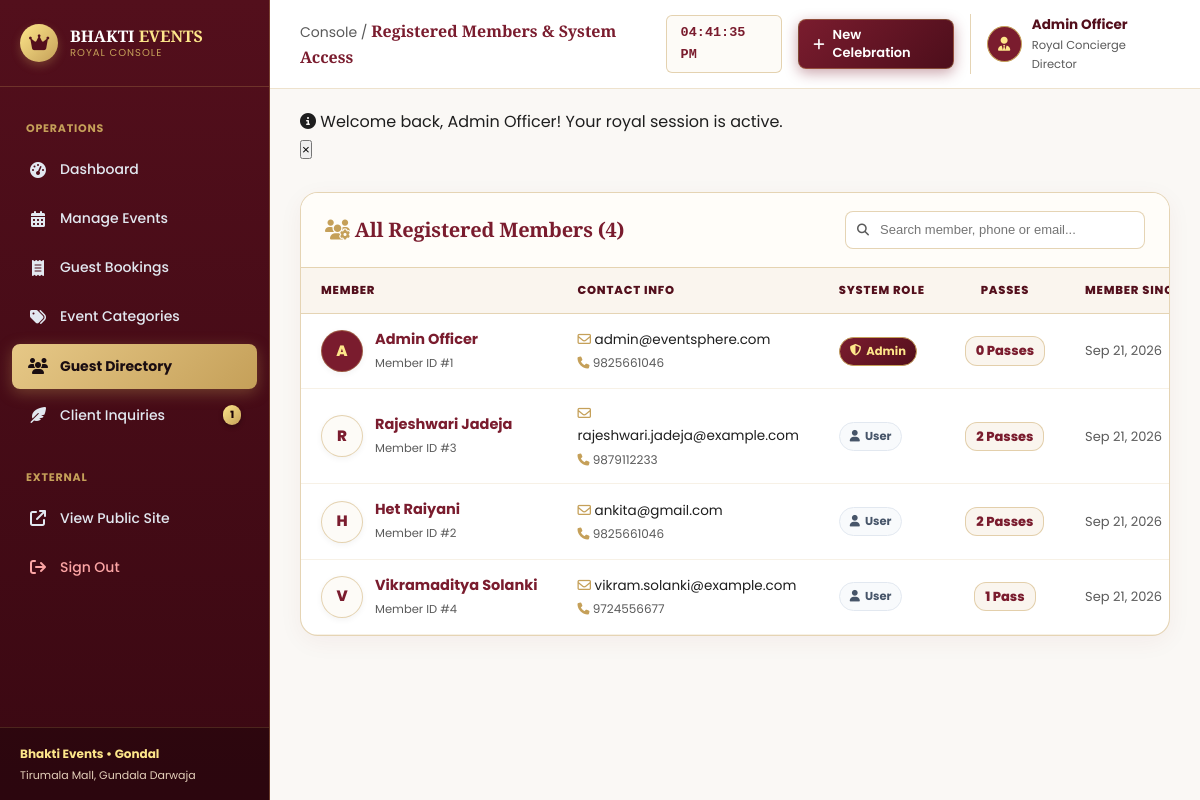
The page /admin/manage-users.php (signed in) on the database its author committed.
### tables this page shows
CREATE TABLE `users` (
  `id` INT AUTO_INCREMENT PRIMARY KEY,
  `fullname` VARCHAR(100) NOT NULL,
  `email` VARCHAR(100) NOT NULL UNIQUE,
  `password` VARCHAR(255) NOT NULL,
  `phone` VARCHAR(20) DEFAULT NULL,
  `role` ENUM('admin', 'user') DEFAULT 'user',
  `created_at` TIMESTAMP DEFAULT CURRENT_TIMESTAMP
);

### includes/functions.php (called while the page is built, shortened)
<?php
function e(?string $string): string {
    return htmlspecialchars($string ?? '', ENT_QUOTES, 'UTF-8');
}
?>

### admin/manage-users.php (the view, shortened to what this page needs)
<?php
require_once '../config/db.php';
require_once '../includes/functions.php';
$sql = "SELECT u.*, COUNT(b.id) AS total_bookings
        FROM users u
        LEFT JOIN bookings b ON u.id = b.user_id
        GROUP BY u.id
        ORDER BY u.created_at DESC";
$users = $pdo->query($sql)->fetchAll();
include 'sidebar.php';
?>
<div class="admin-card">
  <div class="admin-card-header">
    <div style="display:flex; align-items:center; gap:16px;">
      <h3 style="font-family:var(--font-heading); color:var(--burgundy);">
        <i class="fa-solid fa-users-gear me-2" style="color:var(--gold);"></i> All Registered Members (<?= count($users) ?>)
      </h3>
    </div>
    <div class="admin-toolbar">
      <div class="search-wrapper">
        <input type="text" id="tableSearch" placeholder="Search member, phone or email..." class="search-input" style="width:300px;">
      </div>
    </div>
  </div>
  <div class="table-responsive">
    <table class="admin-table">
      <thead>
        <tr>
          <th>Member</th>
          <th>Contact Info</th>
          <th>System Role</th>
          <th style="text-align:center;">Passes</th>
          <th>Member Since</th>
        </tr>
      </thead>
      <tbody>
        <?php foreach ($users as $u): ?>
          <tr>
            <td class="nowrap">
              <div style="display:flex; align-items:center; gap:12px;">
                <div style="width:42px; height:42px; border-radius:50%; background:<?= $u['role'] === 'admin' ? 'var(--burgundy)' : 'var(--ivory-soft)' ?>; color:<?= $u['role'] === 'admin' ? 'var(--gold-light)' : 'var(--burgundy)' ?>; border:1.5px solid var(--gold-border); display:flex; align-items:center; justify-content:center; font-weight:800; font-size:15px; box-shadow:0 2px 6px rgba(0,0,0,0.05);">
                  <?= strtoupper(substr($u['fullname'], 0, 1)) ?>
                </div>
                <div>
                  <strong style="color:var(--burgundy); font-size:14.5px; display:block;">
                    <?= e($u['fullname']) ?>
                  </strong>
                  <span style="font-size:11.5px; color:var(--charcoal-muted);">Member ID #<?= $u['id'] ?></span>
                </div>
              </div>
            </td>
            <td>
              <div style="font-size:13.5px; color:var(--charcoal);">
                <i class="fa-regular fa-envelope me-1" style="color:var(--gold);"></i> <?= e($u['email']) ?>
              </div>
              <?php if (!empty($u['phone'])): ?>
                <div style="font-size:12px; color:var(--charcoal-muted); margin-top:2px;">
                  <i class="fa-solid fa-phone me-1" style="color:var(--gold);"></i> <?= e($u['phone']) ?>
                </div>
              <?php endif; ?>
            </td>
            <td class="nowrap">
              <span class="status-badge <?= $u['role'] === 'admin' ? 'badge-primary' : 'badge-secondary' ?>">
                <i class="fa-solid <?= $u['role'] === 'admin' ? 'fa-shield-halved' : 'fa-user' ?> me-1"></i>
                <?= ucfirst($u['role']) ?>
              </span>
            </td>
            <td class="nowrap" style="text-align:center;">
              <span style="display:inline-block; font-weight:800; font-size:13px; background:#FAF5EE; color:var(--burgundy); padding:3px 10px; border-radius:12px; border:1px solid var(--gold-border);">
                <?= $u['total_bookings'] ?> <?= $u['total_bookings'] == 1 ? 'Pass' : 'Passes' ?>
              </span>
            </td>
            <td class="nowrap" style="font-size:13px; color:var(--charcoal-muted);">
              <?= date('M d, Y', strtotime($u['created_at'])) ?>
            </td>
          </tr>
        <?php endforeach; ?>
      </tbody>
    </table>
  </div>
</div>
<?php include 'footer.php'; ?>

### assets/css/style.css (style rules this page uses)
:root { --primary: #7A1C2E; --primary-dark: #530F1C; --primary-light: #9B283F; --primary-subtle: #F9ECEE; --secondary: #C5A059; --secondary-light: #E0C58A; --secondary-dark: #987834; --secondary-subtle: #FAF5EB; --burgundy: #7A1C2E; --burgundy-dark: #530F1C; --burgundy-deep: #2A040A; --burgundy-light: #9B283F; --burgundy-soft: #F9ECEE; --gold: #C5A059; --gold-light: #FDE68A; --gold-dark: #987834; --gold-border: rgba(197, 160, 89, 0.45); --gold-soft: #FAF5EB; --ivory: #FAF8F5; --ivory-soft: #FDFBF7; --charcoal: #1E1E1E; --charcoal-muted: #5A5A5A; --cream: #FFFDF9; --accent-gold: #D4AF37; --accent-gold-gradient: linear-gradient(135deg, #E6C887 0%, #C5A059 50%, #9B7830 100%); --burgundy-gradient: linear-gradient(135deg, #7A1C2E 0%, #4D0E1B 100%); --hero-overlay: linear-gradient(180deg, rgba(20, 6, 9, 0.45) 0%, rgba(20, 6, 9, 0.88) 100%); --bg-base: #FAF8F5; --bg-surface: #FFFFFF; --bg-subtle: #F4EFEB; --bg-dark: #1A0D11; --text-primary: #1E1E1E; --text-secondary: #5A5A5A; --text-muted: #8A8A8A; --text-light: #FAF8F5; --text-gold: #C5A059; --success: #10B981; --success-light: #D1FAE5; --success-dark: #065F46; --warning: #F59E0B; --warning-light: #FEF3C7; --danger: #EF4444; --danger-light: #FEE2E2; --border-gold: rgba(197, 160, 89, 0.35); --border-subtle: rgba(0, 0, 0, 0.08); --border-light: rgba(255, 255, 255, 0.15); --shadow-sm: 0 4px 15px rgba(0, 0, 0, 0.04); --shadow-md: 0 8px 30px rgba(0, 0, 0, 0.06); --shadow-lg: 0 16px 40px rgba(122, 28, 46, 0.09); --shadow-gold: 0 8px 25px rgba(197, 160, 89, 0.28); --shadow-card-hover: 0 20px 45px rgba(122, 28, 46, 0.14); --font-heading: 'Playfair Display', Georgia, serif; --font-body: 'Poppins', -apple-system, BlinkMacSystemFont, 'Segoe UI', Roboto, sans-serif; --container-width: 1240px; --radius-sm: 4px; --radius-md: 8px; --radius-lg: 16px; --radius-pill: 9999px; --transition-fast: 0.2s cubic-bezier(0.4, 0, 0.2, 1); --transition-smooth: 0.35s cubic-bezier(0.4, 0, 0.2, 1); }
*, *::before, *::after { box-sizing: border-box; margin: 0; padding: 0; }
html { scroll-behavior: smooth; font-size: 16px; -webkit-font-smoothing: antialiased; }
body { font-family: var(--font-body); background-color: var(--bg-base); color: var(--text-primary); line-height: 1.65; overflow-x: hidden; display: flex; flex-direction: column; min-height: 100vh; }
h1, h2, h3, h4, h5, h6 { font-family: var(--font-heading); color: var(--primary); font-weight: 700; line-height: 1.25; letter-spacing: -0.01em; }
h3 { font-size: clamp(1.35rem, 2.2vw, 1.85rem); }
.status-badge { display: inline-flex; align-items: center; gap: 5px; padding: 4px 12px; border-radius: var(--radius-pill); font-size: 12px; font-weight: 700; }

### rows shown on the page
users: fullname "A", fullname "Admin Officer", id "1", email "admin@eventsphere.com", phone "9825661046", role "Admin", total_bookings "0", shows "Passes", created_at "Sep 21, 2026"
users: fullname "R", fullname "Rajeshwari Jadeja", id "3", email "rajeshwari.jadeja@example.com", phone "9879112233", role "User", total_bookings "2", shows "Passes", created_at "Sep 21, 2026"
users: fullname "H", fullname "Het Raiyani", id "2", email "ankita@gmail.com", phone "9825661046", role "User", total_bookings "2", shows "Passes", created_at "Sep 21, 2026"
users: fullname "V", fullname "Vikramaditya Solanki", id "4", email "vikram.solanki@example.com", phone "9724556677", role "User", total_bookings "1", shows "Pass", created_at "Sep 21, 2026"

### other values the page prints
$newInquiriesCount "1"
$pageHeader "Registered Members & System Access"
$_SESSION['fullname'] "Admin Officer"
$flash['message'] "Welcome back, Admin Officer! Your royal session is active."
count($users) "4"
